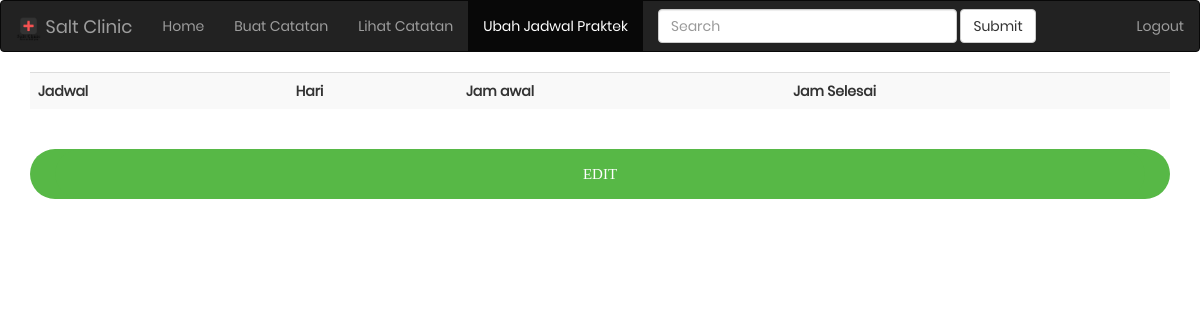
The page /dokter-ubah-jadwal.php (signed in) on the database as committed earlier.
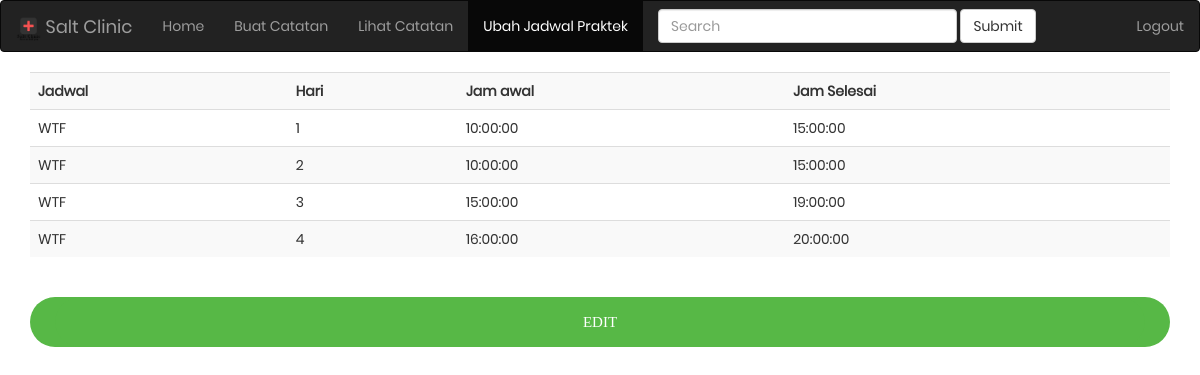
The same page on the database as committed later.
### tables this page shows
CREATE TABLE `jadwalpraktek` (
  `idPraktek` int(11) NOT NULL,
  `idDokter` int(11) NOT NULL,
  `waktuMulai` time NOT NULL,
  `waktuSelesai` time NOT NULL,
  `hari` tinyint(4) NOT NULL
);

### connection/session.php (called while the page is built, shortened)
<?php
   $id = $_SESSION['id'];
   ?>

### jadwalnow.php (the view)
<table class='table table-striped'>
					<tr>
						<th>Jadwal</th>
						<th>Hari</th>
                        <th>Jam awal </th>
                        <th>Jam Selesai</th>
                    </tr>
                    <?php
                        if($result){
                            while($row=$result->fetch_array()){
                                echo "<tr>
                                <td> WTF </td>
                                <td>".$row['hari']."</td>
                                <td>".$row['waktuMulai']."</td>
                                <td>".$row['waktuSelesai']."</td>
                                </tr>";
                            }
                        }else{
                            echo "<td>Jadwal Belum Tersedia silakan dimasukan !</td>";
                        }
                    ?>
                </table>
                <form method='GET' action="">
						<div class="login-container-form-btn">
							<button class="login-form-btn">
								<a href="dokter-ubah-jadwal.php?edit=1" class="login-form-btn">
                                     Edit
                                </a>
							</button>
						</div>
					</form>

### dokter-ubah-jadwal.php (shortened to what this page needs)
<?php
    include ('connection/session.php');
   $query = "SELECT idDokter
             FROM dokter
             WHERE idUser = $id";
    $result = $conn->query($query)->fetch_array();
    $idDokter = $result['idDokter'];
    $query = "SELECT *
              FROM jadwalpraktek
              WHERE idDokter = '$idDokter'
              ";
    $result = $conn->query($query);
?>
<!DOCTYPE html>
<html lang="en">
	<head>
		<link rel="stylesheet" href="https://maxcdn.bootstrapcdn.com/bootstrap/3.3.7/css/bootstrap.min.css">
		<link rel="stylesheet" type="text/css" href="fonts/font-awesome-4.7.0/css/font-awesome.min.css">
		<link rel="stylesheet" type="text/css" href="vendor/animate/animate.css">
		<link rel="stylesheet" type="text/css" href="vendor/css-hamburgers/hamburgers.min.css">
		<link rel="stylesheet" type="text/css" href="vendor/select2/select2.min.css">
		<link rel="stylesheet" type="text/css" href="css/main.css">
	</head>
	<body>
		<div class='index-navbar'>
			<?php include ('navbar/dokter-navmenu.php')?>
			<div class="container">
                <?php
                    if($_SERVER['REQUEST_METHOD']=="GET"){
                        if(isset($_GET['edit'])){
                            include('dokter-edit.php');
                        }else{
                            include('jadwalnow.php');
                        }
                    }
                ?>
		</div>
	</body>
</html>

### navbar/dokter-navmenu.php
<nav class="navbar navbar-inverse">
    <div class="container-fluid">
        <div class="navbar-header">
            <a class="navbar-brand" href="index.php">
                <img src="images/logo.png" alt="IMG" style='width:25px; display:inline-block;'>
                Salt Clinic
            </a>
        </div>
        <ul class="nav navbar-nav">
            <li  <?php if(stripos($_SERVER['SCRIPT_NAME'],"index.php")){echo 'class="active" ';}?>><a href="index.php">Home</a></li>
            <li  <?php if(stripos($_SERVER['SCRIPT_NAME'],"dokter-create.php")){echo 'class="active" ';}?>><a href="dokter-create.php">Buat Catatan</a></li>
            <li  <?php if(stripos($_SERVER['SCRIPT_NAME'],"dokter-history.php")){echo 'class="active" ';}?>><a href="dokter-history.php">Lihat Catatan</a></li>
            <li  <?php if(stripos($_SERVER['SCRIPT_NAME'],"dokter-ubah-jadwal.php")){echo 'class="active" ';}?>><a href="dokter-ubah-jadwal.php">Ubah Jadwal Praktek</a></li>
        </ul>
        <form class="navbar-form navbar-left" action="">
            <div class="form-group">
                <input type="text" class="form-control" placeholder="Search" name="search">
            </div>
            <button type="submit" class="btn btn-default">Submit</button>
        </form>
        <ul class='nav navbar-nav navbar-right'>
                <li><a href='logout.php'>Logout</a></li>
        </ul>
    </div>
</nav>

### css/main.css (style rules this page uses)
* { margin: 0px; padding: 0px; box-sizing: border-box; }
body, html { height: 100%; font-family: Poppins-Regular, sans-serif; }
a { font-family: Poppins-Regular; font-size: 14px; line-height: 1.7; color: #666666; margin: 0px; transition: all 0.4s; -webkit-transition: all 0.4s; -o-transition: all 0.4s; -moz-transition: all 0.4s; }
ul, li { margin: 0px; list-style-type: none; }
input { outline: none; border: none; }
button { outline: none !important; border: none; background: transparent; }
.login-container-form-btn { width: 100%; display: -webkit-box; display: -webkit-flex; display: -moz-box; display: -ms-flexbox; display: flex; flex-wrap: wrap; justify-content: center; padding-top: 20px; }
.login-form-btn { font-family: Montserrat-Bold; font-size: 15px; line-height: 1.5; color: #fff; text-transform: uppercase; width: 100%; height: 50px; border-radius: 25px; background: #57b846; display: -webkit-box; display: -webkit-flex; display: -moz-box; display: -ms-flexbox; display: flex; justify-content: center; align-items: center; padding: 0 25px; -webkit-transition: all 0.4s; -o-transition: all 0.4s; -moz-transition: all 0.4s; transition: all 0.4s; }

Rows that differ between the two databases and show on the page:
added jadwalpraktek: hari "1", waktuMulai "10:00:00", waktuSelesai "15:00:00"
added jadwalpraktek: hari "2", waktuMulai "10:00:00", waktuSelesai "15:00:00"
added jadwalpraktek: hari "3", waktuMulai "15:00:00", waktuSelesai "19:00:00"
added jadwalpraktek: hari "4", waktuMulai "16:00:00", waktuSelesai "20:00:00"
